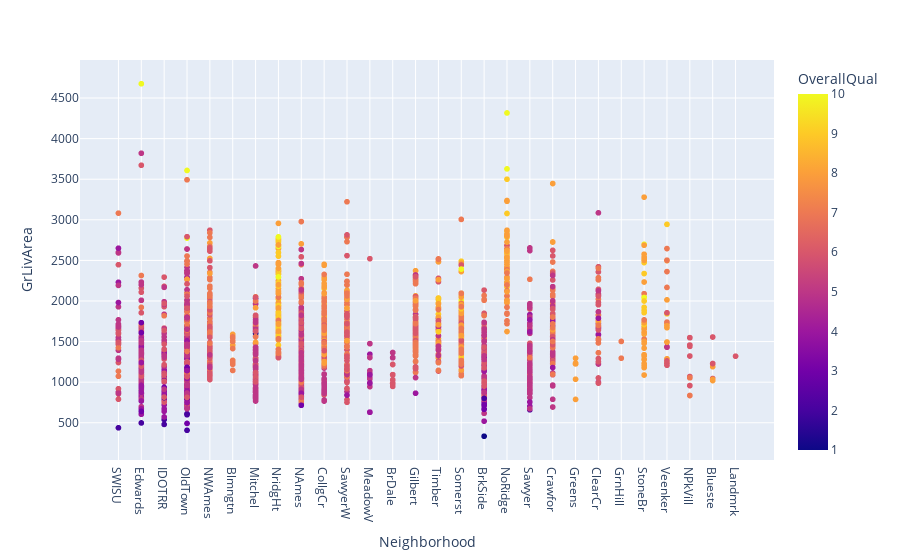

The cell this chart's notebook holds for it:
### Code cell
fig_scatter = px.scatter(housing, x='Neighborhood', y='GrLivArea', color='OverallQual')
fig_scatter.show()

### Figure 1 — Plotly figure (JSON) as saved in the notebook; plotly's stock layout.template omitted (floating-point values rounded to 4 significant figures; data arrays with more than 128 entries replaced by an {"elided": "..."} marker saying what was removed)
{"data": [{"hovertemplate": "Neighborhood=%{x}<br>GrLivArea=%{y}<br>OverallQual=%{marker.color}<extra></extra>", "legendgroup": "", "marker": {"color": {"elided": "2580 int values"}, "coloraxis": "coloraxis", "symbol": "circle"}, "mode": "markers", "name": "", "showlegend": false, "type": "scattergl", "x": {"elided": "2580 str values"}, "xaxis": "x", "y": {"elided": "2580 int values"}, "yaxis": "y"}], "layout": {"coloraxis": {"colorbar": {"title": {"text": "OverallQual"}}, "colorscale": [[0, "#0d0887"], [0.1111, "#46039f"], [0.2222, "#7201a8"], [0.3333, "#9c179e"], [0.4444, "#bd3786"], [0.5556, "#d8576b"], [0.6667, "#ed7953"], [0.7778, "#fb9f3a"], [0.8889, "#fdca26"], [1, "#f0f921"]]}, "legend": {"tracegroupgap": 0}, "margin": {"t": 60}, "xaxis": {"anchor": "y", "domain": [0, 1], "title": {"text": "Neighborhood"}}, "yaxis": {"anchor": "x", "domain": [0, 1], "title": {"text": "GrLivArea"}}}}
